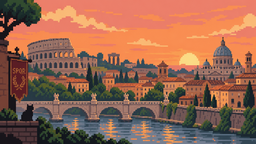
#> input picture other/colliseum.png, 256 x 144 px, shrunk from 1672 x 941 before the run
$ python e13_uniform_best_phase.py
#> lines starting #> are read from the running program, lines starting #| are printed output that depends on the picture; long printed decimals are rounded
#> in load, returned value is the input picture: shape (144, 256, 3); mean R, G, B 150, 102, 81.2
### docs/research/experiments/lab.py
"""Research harness for the no-resize / speckle / multi-scale / tiling deep dive.

Pure numpy/scipy/skimage prototypes. Nothing here is production code; it exists so
variants can be compared with the same metrics. Run from a venv that has
numpy, pillow, scipy, scikit-image.
"""
import os
from pathlib import Path
import numpy as np
from PIL import Image
from scipy import ndimage as ndi
from skimage import measure

REPO = Path(__file__).resolve().parents[3]
R = str(REPO / 'other') + '/'                                  # sample images
O = os.environ.get('PSNAP_OUT', '/tmp/psnap/out').rstrip('/') + '/'  # scratch outputs (not committed)
os.makedirs(O, exist_ok=True)

# ---------------------------------------------------------------- colour ----
def srgb_to_oklab(rgb):
    c = rgb.astype(np.float32) / 255.0
    lin = np.where(c <= 0.04045, c / 12.92, ((c + 0.055) / 1.055) ** 2.4)
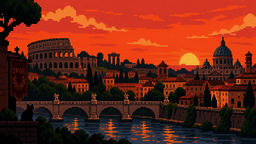
#> lin: shape (144, 256, 3) float32; mean R, G, B 0.431, 0.158, 0.0935
    r, g, b = lin[..., 0], lin[..., 1], lin[..., 2]
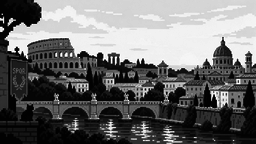
#> r: shape (144, 256) float32; min 0, max 1, mean 0.431
    l = 0.4122214708 * r + 0.5363325363 * g + 0.0514459929 * b
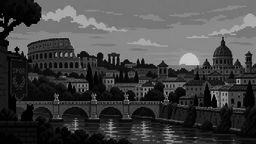
#> l: shape (144, 256) float32; min 0.0011, max 0.815, mean 0.267
    m = 0.2119034982 * r + 0.6806995451 * g + 0.1073969566 * b
    s = 0.0883024619 * r + 0.2817188376 * g + 0.6299787005 * b
    l, m, s = np.cbrt(l), np.cbrt(m), np.cbrt(s)
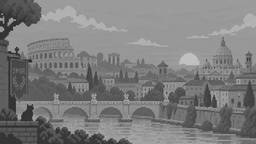
#> s: shape (144, 256) float32; min 0.158, max 0.77, mean 0.492
    return np.stack([
        0.2104542553 * l + 0.7936177850 * m - 0.0040720468 * s,
        1.9779984951 * l - 2.4285922050 * m + 0.4505937099 * s,
        0.0259040371 * l + 0.7827717662 * m - 0.8086757660 * s], -1).astype(np.float32)
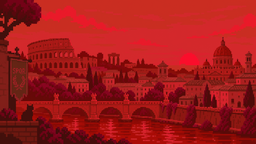
#> returned value: shape (144, 256, 3) float32; mean of channels 0, 1, 2 0.555, 0.0477, 0.0452; drawn with min black and max white

# [12 lines left out: function oklab_to_srgb, not called in this run]

def load(path):
    return np.asarray(Image.open(path).convert('RGB'))

def save(path, rgb):
    Image.fromarray(rgb).save(path)

# [42 lines left out: functions to_labels, nearest_labels, kmeans_oklab, not called in this run]

# ----------------------------------------------------------------- grid ----
def gray(rgb):
    return 0.299 * rgb[..., 0] + 0.587 * rgb[..., 1] + 0.114 * rgb[..., 2]

# [7 lines left out: function profiles_rust, not called in this run]

def profiles_lab(lab_img):
    """Boundary profile: p[i] = strength of the boundary between index i-1 and i (OKLab dE)."""
    dx = np.sqrt(((lab_img[:, 1:] - lab_img[:, :-1]) ** 2).sum(-1))
    dy = np.sqrt(((lab_img[1:] - lab_img[:-1]) ** 2).sum(-1))
    col = np.zeros(lab_img.shape[1]); row = np.zeros(lab_img.shape[0])
    col[1:] = dx.sum(0); row[1:] = dy.sum(1)
    return col, row

# [46 lines left out: functions estimate_step_rust, walk_rust, grid_rust, pitch_fft, not called in this run]

def pitch_acf(profile, lo=3, hi=40):
    """First strong autocorrelation peak, refined to sub-pixel using its harmonics."""
    p = profile - profile.mean(); n = len(p)
    f = np.fft.rfft(p, 2 * n); ac = np.fft.irfft(f * np.conj(f))[:n]; ac /= ac[0]
    pk = [i for i in range(lo, hi) if ac[i] > ac[i - 1] and ac[i] >= ac[i + 1]]
    if not pk: return None, 0.0
    best = max(pk, key=lambda i: ac[i])
    # the fundamental is the smallest lag whose peak is close to the best peak height
    fund = min(i for i in pk if ac[i] > 0.6 * ac[best])
    # refine with multiples
    est = float(fund)
    for mlt in range(2, 9):
        c = int(round(est * mlt))
        if c + 2 >= n: break
        j = c - 2 + int(np.argmax(ac[c - 2:c + 3]))
        est = j / mlt
    return est, float(ac[fund])

def cuts_dp(profile, pitch, limit, tol=0.25, lam=1.0, cut_cost=0.0):
    """Elastic comb: choose cuts 0=c0<c1<...<cn=limit maximising sum(profile[c_i]) minus a
    quadratic penalty on (c_i - c_{i-1} - pitch), with every step within pitch*(1 +- tol).
    Globally optimal (Viterbi), unlike the greedy walker."""
    lo = max(1, int(np.floor(pitch * (1 - tol)))); hi = int(np.ceil(pitch * (1 + tol)))
    pn = profile / (profile.mean() + 1e-9) - cut_cost   # cut_cost=1: a cut on an average column earns nothing (E16)
    NEG = -1e18
    best = np.full(limit + 1, NEG); prev = np.full(limit + 1, -1, np.int64)
    # free start: the first cut may be anywhere in [0, hi] (partial first cell)
    for c in range(0, min(hi, limit) + 1):
        best[c] = pn[c] if c < len(pn) else 0.0
        prev[c] = -1
    steps = np.arange(lo, hi + 1)
    pen = lam * ((steps - pitch) / pitch) ** 2 * 4.0
    for c in range(lo, limit + 1):
        src = c - steps
        ok = src >= 0
        if not ok.any(): continue
        cand = np.where(ok, best[np.clip(src, 0, limit)] - pen, NEG)
        j = int(np.argmax(cand))
        val = cand[j] + (pn[c] if c < len(pn) else 0.0)
        if val > best[c]:
            best[c] = val; prev[c] = src[j]
    # free end: last cut anywhere in [limit-hi, limit]
    end = max(range(max(0, limit - hi), limit + 1), key=lambda c: best[c])
    cuts = []
    c = end
    while c >= 0:
        cuts.append(c); c = prev[c]
    cuts = sorted(set(cuts) | {0, limit})
    # drop slivers created by the free start/end
    out = [cuts[0]]
    for c in cuts[1:]:
        if c - out[-1] < max(2, int(pitch * 0.35)) and c != limit and out[-1] != 0:
            continue
        out.append(c)
    if len(out) > 2 and out[1] - out[0] < max(2, int(pitch * 0.35)): out.pop(1)
    if len(out) > 2 and out[-1] - out[-2] < max(2, int(pitch * 0.35)): out.pop(-2)
    return out

def cuts_uniform(limit, n_cells):
    return sorted(set(int(round(i * limit / n_cells)) for i in range(n_cells + 1)))

# [14 lines left out: functions subdivide, merge, not called in this run]

# ---------------------------------------------------------------- cells ----
def cell_index(cx, cy, w, h):
    ix = np.searchsorted(np.asarray(cx), np.arange(w), side='right') - 1
    iy = np.searchsorted(np.asarray(cy), np.arange(h), side='right') - 1
    ix = np.clip(ix, 0, len(cx) - 2); iy = np.clip(iy, 0, len(cy) - 2)
    return iy[:, None] * (len(cx) - 1) + ix[None, :], len(cx) - 1, len(cy) - 1

# [19 lines left out: functions interior_mask, cell_mode, not called in this run]

def cell_mean(lab_img, cid, ncell, mask=None):
    c = cid if mask is None else cid[mask]
    v = lab_img if mask is None else lab_img[mask]
    c = c.ravel(); v = v.reshape(-1, 3)
    n = np.bincount(c, minlength=ncell).astype(np.float64)
    out = np.stack([np.bincount(c, weights=v[:, i], minlength=ncell) for i in range(3)], -1)
    return (out / np.maximum(n, 1)[:, None]).astype(np.float32), n

def paint(cell_vals, cid):
    return cell_vals[cid]

# ------------------------------------------------------- label cleanups ----
# [76 lines left out: functions mode_filter, merge_small_components, potts_icm, speckle_metrics, fidelity, grid_purity, not called in this run]

def fmt(d):
    return '  '.join(f'{k}={v:.4g}' if isinstance(v, float) else f'{k}={v}' for k, v in d.items())

# ------------------------------------------------- snap-in-place family ----
# [10 lines left out: function snap_cells, not called in this run]

def cell_sse(olab, cid, ncell, mean):
    d = ((olab - mean[cid]) ** 2).sum(-1)
    return np.bincount(cid.ravel(), weights=d.ravel(), minlength=ncell), np.bincount(cid.ravel(), minlength=ncell)

# [15 lines left out: function adaptive_snap, not called in this run]

# ----------------------------------------- core-constrained reassignment ----
def local_range(olab, size=3):
    return np.sqrt(((ndi.maximum_filter(olab, size=(size, size, 1)) - ndi.minimum_filter(olab, size=(size, size, 1))) ** 2).sum(-1))

# [43 lines left out: functions core_constrained, sieve_colour, not called in this run]

### docs/research/experiments/e13_uniform_best_phase.py
"""E13: fairness check on 'elastic fit beats uniform by 35%'. E4 compared against a uniform grid at phase 0.
pixel-art-fixer deliberately uses an EVEN lattice (it dropped per-cut snapping). So: how good is the best
possible even lattice (pitch and phase searched per axis, non-square allowed) against the bounded elastic fit?"""
import sys, numpy as np
from lab import *
name = sys.argv[1] if len(sys.argv) > 1 else 'colliseum'
olab = srgb_to_oklab(load(R + name + '.png')); h, w = olab.shape[:2]
#> after `h, w = olab.shape[:2]`: h = 144; w = 256
px, py = profiles_lab(olab); p0 = (pitch_acf(px)[0] + pitch_acf(py)[0]) / 2
#> in profiles_lab, `dy = np.sqrt(((lab_img[1:] - lab_img[:-1]) ** 2).sum(-1))`:
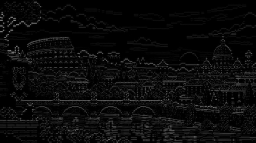
#> dy: shape (143, 256) float32; min 0, max 0.526, mean 0.0427
#> after `px, py = profiles_lab(olab)`: px = 256 values, max 14.13 at index 9, min 0 at index 0, mean 5.23; py = 144 values, max 45.25 at index 101, min 0 at index 0, mean 10.85
#> in pitch_acf, `p = profile - profile.mean()`: p = 256 values, max 8.9 at index 9, min -5.23 at index 0, mean 0
#> in pitch_acf, `n = len(p)`: n = 256
#> in pitch_acf, `ac = np.fft.irfft(f * np.conj(f))[:n]`: ac = 256 values, max 822.7 at index 0, min -122.6 at index 123, mean 1.61
#> in pitch_acf, `ac /= ac[0]`: ac = 256 values, max 1 at index 0, min -0.149 at index 123, mean 0.00195
#> in pitch_acf, `pk = [i for i in range(lo, hi) if ac[i] > ac[i - 1] and ac[i] >= ac[i ..`: pk = [3, 6, 9, 11, 13, 18, 21, 24, 28, 31, 35, 37]
#> in pitch_acf, `best = max(pk, key=lambda i: ac[i])`: best = 3
#> the loop in pitch_acf, `for mlt in range(2, 9):` made 7 passes
#> (c, j, est) on passes 1 to 7: (6, 6, 3), (9, 7, 2.33), (9, 7, 1.75), (9, 7, 1.4), (8, 6, 1), (7, 6, 0.857), (7, 6, 0.75)
#> the loop in pitch_acf (call 2), `for mlt in range(2, 9):` made 7 passes
#> after `p0 = (pitch_acf(px)[0] + pitch_acf(py)[0]) / 2`: p0 = 0.75
def res(cx, cy):
    cid, nx, ny = cell_index(cx, cy, w, h); m, _ = cell_mean(olab, cid, nx * ny); return float(np.sqrt(((olab - m[cid]) ** 2).sum(-1)).mean())
def even(limit, pitch, phase):
    c = np.round(np.arange(phase, limit, pitch)).astype(int); c = c[(c > 0) & (c < limit)]
    return [0] + sorted(set(c.tolist())) + [limit]
dx, dy = cuts_dp(px, p0, w), cuts_dp(py, p0, h)
#> in cuts_dp, `lo = max(1, int(np.floor(pitch * (1 - tol))))`: lo = 1
#> in cuts_dp, `pn = profile / (profile.mean() + 1e-9) - cut_cost`: pn = 256 values, max 2.7 at index 9, min 0 at index 0, mean 1
#> after the loop in cuts_dp, `for c in range(0, min(hi, limit) + 1):`: best = 257 values, max 0.411 at index 1, min -1e+18 at index 2, mean -9.92e+17
#> in cuts_dp, `pen = lam * ((steps - pitch) / pitch) ** 2 * 4.0`: pen = [0.444]
#> the loop in cuts_dp, `for c in range(lo, limit + 1):` made 256 passes
#> (cand, val) on passes 1 to 3: ([-0.444], -0.033), ([-0.033], 0.438), ([-0.00595], 1.25)
#> after the loop in cuts_dp, `for c in range(lo, limit + 1):`: best = 257 values, max 143.1 at index 255, min 0 at index 0, mean 78.42; prev = 257 values from -1 to 255
#> in cuts_dp, `end = max(range(max(0, limit - hi), limit + 1), key=lambda c: best[c])`: end = 255
#> the loop in cuts_dp, `while c >= 0:` made 255 passes
#> c on passes 1 to 3: 254, 253, 252
#> after the loop in cuts_dp, `while c >= 0:`: cuts = 255 values, max 255 at index 0, min 1 at index 254, mean 128
#> in cuts_dp, `cuts = sorted(set(cuts) | {0, limit})`: cuts = 257 values from 0 to 256
#> in cuts_dp, `out = [cuts[0]]`: out = [0]
#> after the loop in cuts_dp, `for c in cuts[1:]:`: out = 130 values from 0 to 256
#> the loop in cuts_dp (call 2), `for c in range(lo, limit + 1):` made 144 passes
#> (cand, val) on passes 1 to 12: ([-0.444], -0.391), ([-0.391], -0.279), ([-0.723], -0.53), ([-0.974], -0.793), ([-1.24], -1.06), ([-1.5], -1.24), ([-1.69], -1.41), ([-1.85], -1.66), ([-2.1], -1.86), ([-2.31], -1.96), ([-2.41], -2.12), ([-2.57], -2.25)
#> cand on pass 36: [-1.64]
#> the loop in cuts_dp (call 2), `while c >= 0:` made 143 passes
#> the loop in cuts_dp (call 2), `for c in cuts[1:]:` made 144 passes
print(f'{name}: pitch {p0:.2f}; elastic {len(dx)-1}x{len(dy)-1} residual {res(dx, dy):.5f}; even lattice phase 0: {res(even(w, p0, 0), even(h, p0, 0)):.5f}')
#> in res, `cid, nx, ny = cell_index(cx, cy, w, h)`:
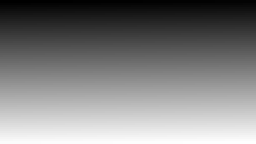
#> cid: shape (144, 256) int64; min 0, max 9016, mean 4508; drawn with min black and max white
#| colliseum: pitch 0.75; elastic 127x71 residual 0.02932; even lattice phase 0: 0
pitches = np.arange(p0 * 0.92, p0 * 1.08 + 1e-9, p0 * 0.005); best = {}
cx, cy = even(w, p0, 0), even(h, p0, 0)
for rnd in range(2):                      # coordinate descent: x then y, twice
    for axis in 'xy':
        cand = []
        for p in pitches:
            for ph in np.arange(0, p, p / 8):
                g = even(w if axis == 'x' else h, p, ph)
                cand.append((res(g, cy) if axis == 'x' else res(cx, g), p, ph, g))
        r, p, ph, g = min(cand, key=lambda t: t[0]); best[axis] = (p, ph)
        if axis == 'x': cx = g
        else: cy = g
print(f' best even lattice: pitch x {best["x"][0]:.3f} phase {best["x"][1]:.2f}; pitch y {best["y"][0]:.3f} phase {best["y"][1]:.2f}; cells {len(cx)-1}x{len(cy)-1}; residual {res(cx, cy):.5f}')
#|  best even lattice: pitch x 0.690 phase 0.00; pitch y 0.690 phase 0.00; cells 256x144; residual 0
print(f' mixed: even x + elastic y {res(cx, dy):.5f}; elastic x + even y {res(dx, cy):.5f}')
#|  mixed: even x + elastic y 0.02083; elastic x + even y 0.01851

$ run again, with other/cat-1024x1024.png copied over other/colliseum.png
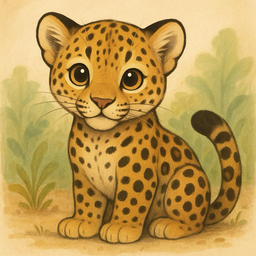
#> input picture other/cat-1024x1024.png, 256 x 256 px, shrunk from 1024 x 1024 before the run
#> in load, returned value is the input picture: shape (256, 256, 3); mean R, G, B 190, 154.9, 83.7
#> in profiles_lab, `dy = np.sqrt(((lab_img[1:] - lab_img[:-1]) ** 2).sum(-1))`:
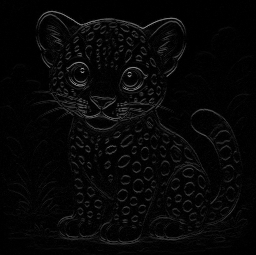
#> dy: shape (255, 256) float32; min 0, max 0.619, mean 0.029
#> px = 256 values, max 19.12 at index 74, min 0 at index 0, mean 8.13; py = 256 values, max 14.87 at index 22, min 0 at index 0, mean 7.39
#> p = 256 values, max 10.98 at index 74, min -8.13 at index 0, mean 0
#> n = 256
#> ac = 256 values, max 3763.8 at index 0, min -1284.5 at index 129, mean 7.35
#> ac = 256 values, max 1 at index 0, min -0.341 at index 129, mean 0.00195
#> pk = [10]
#> in pitch_acf, `best = max(pk, key=lambda i: ac[i])`: best = 10
#> the loop in pitch_acf, `for mlt in range(2, 9):` made 7 passes
#> (c, j, est) on passes 1 to 7: (20, 18, 9), (27, 25, 8.33), (33, 31, 7.75), (39, 37, 7.4), (44, 42, 7), (49, 47, 6.71), (54, 52, 6.5)
#> the loop in pitch_acf (call 2), `for mlt in range(2, 9):` made 7 passes
#> (c, j, est) on passes 1 to 7: (60, 61, 30.5), (92, 90, 30), (120, 121, 30.25), (151, 153, 30.6), (184, 186, 31), (217, 216, 30.86), (247, 245, 30.62)
#> p0 = 18.56
#> lo = 13
#> hi = 24
#> pn = 256 values, max 2.35 at index 74, min 0 at index 0, mean 1
#> after the loop in cuts_dp, `for c in range(0, min(hi, limit) + 1):`: best = 257 values, max 0.401 at index 4, min -1e+18 at index 25, mean -9.03e+17
#> pen = [0.359, 0.242, 0.147, 0.0762, 0.0283, 0.00367, 0.00222, 0.024, 0.069, 0.137, 0.229, 0.343]
#> the loop in cuts_dp, `for c in range(lo, limit + 1):` made 244 passes
#> (j, val) on passes 1 to 3: (0, -0.101), (0, 0.263), (1, 0.35)
#> after the loop in cuts_dp, `for c in range(lo, limit + 1):`: best = 257 values, max 19.89 at index 255, min 0 at index 0, mean 10.14; prev = 257 values from -1 to 236
#> end = 255
#> the loop in cuts_dp, `while c >= 0:` made 17 passes
#> c on passes 1 to 8: 236, 221, 203, 184, 171, 157, 141, 128
#> after the loop in cuts_dp, `while c >= 0:`: cuts = [255, 236, 221, 203, 184, 171, 157, 141, 128, 115, 101, 88, 74, 58, 39, 22, 4]
#> in cuts_dp, `cuts = sorted(set(cuts) | {0, limit})`: cuts = [0, 4, 22, 39, 58, 74, 88, 101, 115, 128, 141, 157, 171, 184, 203, 221, 236, 255, 256]
#> in cuts_dp, `out = [cuts[0]]`: out = [0]
#> the loop in cuts_dp, `for c in cuts[1:]:` made 18 passes
#> c on passes 1 to 8: 4, 22, 39, 58, 74, 88, 101, 115
#> after the loop in cuts_dp, `for c in cuts[1:]:`: out has the same summary as cuts
#> the loop in cuts_dp (call 2), `for c in range(lo, limit + 1):` made 244 passes
#> (j, val) on passes 1 to 3: (0, 0.33), (1, 0.315), (1, 0.498)
#> the loop in cuts_dp (call 2), `while c >= 0:` made 17 passes
#> the loop in cuts_dp (call 2), `for c in cuts[1:]:` made 18 passes
#> c on passes 1 to 8: 4, 22, 40, 54, 69, 86, 103, 118
#> cid: shape (256, 256) int64; 256 distinct labels, from 0 to 255
#> cid: shape (256, 256) int64; 196 distinct labels, from 0 to 195
#| colliseum: pitch 18.56; elastic 16x16 residual 0.07807; even lattice phase 0: 0.07908
#> the loop `for rnd in range(2):` made 2 passes
#> pass 1, in res (call 6), `cid, nx, ny = cell_index(cx, cy, w, h)`:
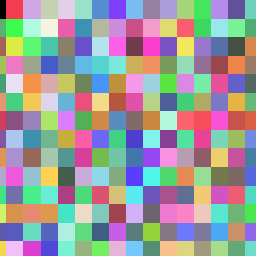
#> cid: shape (256, 256) int64; 224 distinct labels, from 0 to 223; one colour per label, 0 black
#|  best even lattice: pitch x 17.078 phase 2.13; pitch y 17.078 phase 6.40; cells 16x16; residual 0.07714
#|  mixed: even x + elastic y 0.07677; elastic x + even y 0.07794

$ run again, with other/isometric-city-with-tiny-cars.png copied over other/colliseum.png
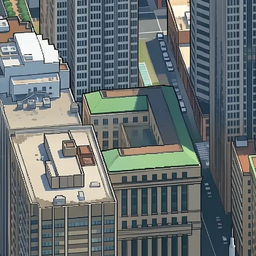
#> input picture other/isometric-city-with-tiny-cars.png, 256 x 256 px, shrunk from 512 x 512 before the run
#> in load, returned value is the input picture: shape (256, 256, 3); mean R, G, B 105.3, 113.5, 113.7
#> in profiles_lab, `dy = np.sqrt(((lab_img[1:] - lab_img[:-1]) ** 2).sum(-1))`:
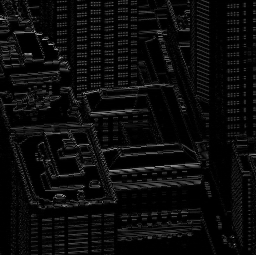
#> dy: shape (255, 256) float32; min 0, max 0.675, mean 0.0481
#> px = 256 values, max 50.9 at index 102, min 0 at index 0, mean 18.05; py = 256 values, max 23.25 at index 187, min 0 at index 0, mean 12.26
#> p = 256 values, max 32.85 at index 102, min -18.05 at index 0, mean 0
#> n = 256
#> ac = 256 values, max 19353.3 at index 0, min -3171 at index 66, mean 37.8
#> ac = 256 values, max 1 at index 0, min -0.164 at index 66, mean 0.00195
#> pk = [4, 10, 13, 20, 24, 30, 34, 36, 38]
#> in pitch_acf, `best = max(pk, key=lambda i: ac[i])`: best = 10
#> fund = 4
#> the loop in pitch_acf, `for mlt in range(2, 9):` made 7 passes
#> (c, j, est) on passes 1 to 7: (8, 10, 5), (15, 13, 4.33), (17, 15, 3.75), (19, 20, 4), (24, 24, 4), (28, 26, 3.71), (30, 30, 3.75)
#> the loop in pitch_acf (call 2), `for mlt in range(2, 9):` made 7 passes
#> (c, j, est) on passes 1 to 7: (32, 34, 17), (51, 53, 17.67), (71, 72, 18), (90, 91, 18.2), (109, 107, 17.83), (125, 123, 17.57), (141, 139, 17.38)
#> p0 = 10.56
#> lo = 7
#> hi = 14
#> pn = 256 values, max 2.82 at index 102, min 0 at index 0, mean 1
#> after the loop in cuts_dp, `for c in range(0, min(hi, limit) + 1):`: best = 257 values, max 2.14 at index 10, min -1e+18 at index 15, mean -9.42e+17
#> pen = [0.455, 0.235, 0.0875, 0.0113, 0.00686, 0.0741, 0.213, 0.424]
#> the loop in cuts_dp, `for c in range(lo, limit + 1):` made 250 passes
#> (cand, j, val) on passes 4 to 6: ([1.12, 1.14, 0.7, -0.0113, -1e+18, -1e+18, -1e+18, -1e+18], 1, 3.28), ([0.202, 1.34, 1.28, 0.776, -0.00686, -1e+18, -1e+18, -1e+18], 1, 2.54), ([1.09, 0.421, 1.49, 1.36, 0.78, -0.0741, -1e+18, -1e+18], 2, 2.44)
#> after the loop in cuts_dp, `for c in range(lo, limit + 1):`: best = 257 values, max 41.68 at index 252, min 0 at index 0, mean 20.63; prev = 257 values from -1 to 243
#> end = 252
#> the loop in cuts_dp, `while c >= 0:` made 28 passes
#> c on passes 1 to 8: 243, 234, 226, 217, 210, 200, 190, 178
#> after the loop in cuts_dp, `while c >= 0:`: cuts = 28 values, max 252 at index 0, min 2 at index 27, mean 126.4
#> in cuts_dp, `cuts = sorted(set(cuts) | {0, limit})`: cuts = 30 values from 0 to 256
#> in cuts_dp, `out = [cuts[0]]`: out = [0]
#> the loop in cuts_dp, `for c in cuts[1:]:` made 29 passes
#> c on passes 1 to 8: 2, 10, 19, 29, 39, 48, 59, 67
#> after the loop in cuts_dp, `for c in cuts[1:]:`: out = 30 values from 0 to 256
#> the loop in cuts_dp (call 2), `for c in range(lo, limit + 1):` made 250 passes
#> (cand, j, val) on passes 6 to 8: ([0.424, 0.662, 0.836, 0.861, 0.606, -0.0741, -1e+18, -1e+18], 3, 2.07), ([0.783, 0.644, 0.81, 0.912, 0.865, 0.539, -0.213, -1e+18], 3, 2.02), ([0.405, 1, 0.792, 0.886, 0.917, 0.798, 0.4, -0.424], 1, 2.23)
#> the loop in cuts_dp (call 2), `while c >= 0:` made 28 passes
#> the loop in cuts_dp (call 2), `for c in cuts[1:]:` made 29 passes
#> c on passes 1 to 8: 2, 12, 20, 30, 38, 46, 54, 62
#> cid: shape (256, 256) int64; 784 distinct labels, from 0 to 783
#> cid: shape (256, 256) int64; 625 distinct labels, from 0 to 624
#| colliseum: pitch 10.56; elastic 28x28 residual 0.08588; even lattice phase 0: 0.08983
#> the loop `for rnd in range(2):` made 2 passes
#> pass 1, in res (call 6), `cid, nx, ny = cell_index(cx, cy, w, h)`:
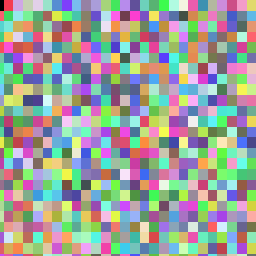
#> cid: shape (256, 256) int64; 675 distinct labels, from 0 to 674; one colour per label, 0 black
#|  best even lattice: pitch x 10.140 phase 7.61; pitch y 10.510 phase 9.20; cells 26x25; residual 0.088
#|  mixed: even x + elastic y 0.08717; elastic x + even y 0.08651
